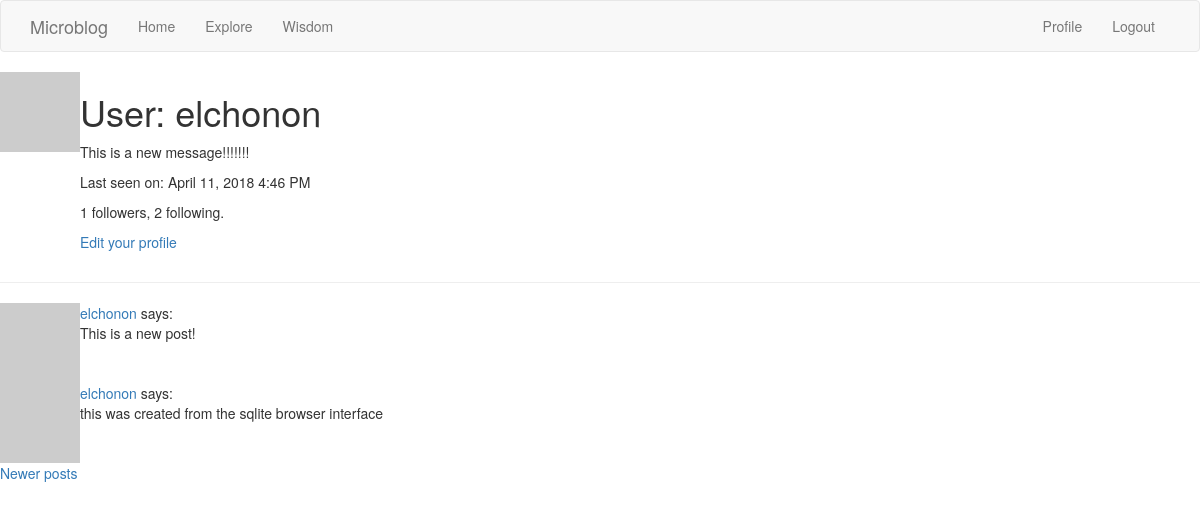
The app's page /user/elchonon?page=2 (signed in) with its own data.
### app/models.py (models this page shows, shortened)
class User(UserMixin, db.Model):
    id = db.Column(db.Integer, primary_key=True)
    username = db.Column(db.String(64), index=True, unique=True)
    email = db.Column(db.String(120), index=True, unique=True)
    password_hash = db.Column(db.String(128))
    posts = db.relationship('Post', backref='author', lazy='dynamic')
    about_me = db.Column(db.String(140))
    last_seen = db.Column(db.DateTime, default=datetime.utcnow)
    followed = db.relationship(
        'User', secondary=followers,
        primaryjoin=(followers.c.follower_id == id),
        secondaryjoin=(followers.c.followed_id == id),
        backref=db.backref('followers', lazy='dynamic'), lazy='dynamic')
    def avatar(self, size):
        digest = md5(self.email.lower().encode('utf-8')).hexdigest()
        return 'https://www.gravatar.com/avatar/{}?d=identicon&s={}'.format(
            digest, size)

class Post(db.Model):
    id = db.Column(db.Integer, primary_key=True)
    body = db.Column(db.String(140))
    timestamp = db.Column(db.DateTime, index=True, default=datetime.utcnow)
    user_id = db.Column(db.Integer, db.ForeignKey('user.id'))

### app/main/routes.py (the view)
@bp.route('/user/<username>')
@login_required
def user(username):
    user = User.query.filter_by(username=username).first_or_404()
    page = request.args.get('page', 1, type=int)
    posts = user.posts.order_by(Post.timestamp.desc()).paginate(
        page, current_app.config['POSTS_PER_PAGE'], False)
    next_url = url_for('main.user', username=user.username, page=posts.next_num) \
        if posts.has_next else None
    prev_url = url_for('main.user', username=user.username, page=posts.prev_num) \
        if posts.has_prev else None
    return render_template('user.html', user=user, posts=posts.items,
                           next_url=next_url, prev_url=prev_url)

### app/main/routes.py (called while the page is built)
@bp.before_request
def before_request():
    if current_user.is_authenticated:
        current_user.last_seen = datetime.utcnow()
        db.session.commit()

### app/models.py (called while the page is built)
@login.user_loader
def load_user(id):
    return User.query.get(int(id))

### app/templates/user.html (shortened to what this page needs)
{% extends "base.html" %}
{% block content %}
    <table>
        <tr valign="top">
            <td><img src="{{ user.avatar(128) }}"></td>
            <td>
                <h1>User: {{ user.username }}</h1>
                {% if user.about_me %}<p>{{ user.about_me }}</p>{% endif %}
                {% if user.last_seen %}<p>Last seen on: {{ moment(user.last_seen).format('LLL') }}</p>{% endif %}
                <p>{{ user.followers.count() }} followers, {{ user.followed.count() }} following.</p>
                {% if user == current_user %}
                <p><a href="{{ url_for('main.edit_profile') }}">Edit your profile</a></p>
                {% elif not current_user.is_following(user) %}
                <p><a href="{{ url_for('main.follow', username=user.username) }}">Follow</a></p>
                {% else %}
                <p><a href="{{ url_for('main.unfollow', username=user.username) }}">Unfollow</a></p>
                {% endif %}
            </td>
        </tr>
    </table>
    <hr>
{% for post in posts %}
    {% include '_post.html' %}
{% endfor %}
{% if prev_url %}
<a href="{{ prev_url }}">Newer posts</a>
{% endif %}
{% endblock %}

### app/templates/_post.html
<table>
    <tr valign="top">
        <td><img src="{{ post.author.avatar(36) }}"></td>
        <td>
            <a href="{{ url_for('main.user', username=post.author.username) }}">
                {{ post.author.username }}
            </a>
            says:<br>{{ post.body }}
        </td>
    </tr>
</table>

### records on screen
User: username "elchonon", about_me "This is a new message!!!!!!!", last_seen "April 11, 2018 4:46 PM"
Post: author.username "elchonon", body "This is a new post!"
Post: author.username "elchonon", body "this was created from the sqlite browser interface"

### other values on screen
{{ ('Home') }} "Home"
{{ ('Explore') }} "Explore"
{{ ('Wisdom') }} "Wisdom"
{{ ('Profile') }} "Profile"
{{ ('Logout') }} "Logout"
{{ user.followers.count() }} "1"
{{ user.followed.count() }} "2"
